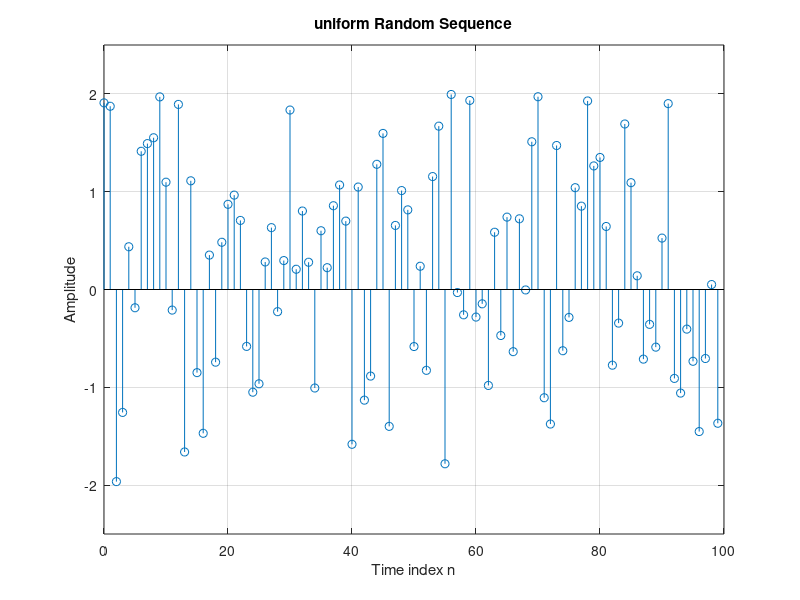

MATLAB code for this plot:
% Program Q1_26
% Generation of a uniform random sequence
% NOTE: if X is a random variable with mean zero
% and variance 1, then (aX + b) is a random variable
% with mean b and variance a^2. This follows from
% basic probability theory.
n = 0:99;
A = 2;
%rand('state',sum(100*clock)); % Obsolete syntax to "seed" the generator
rng('shuffle'); % new syntax to seed generator
%
% rand(1,100) is uniform in [0,1]
% rand(1,100)-0.5 is uniform in [-0.5,0.5]
% 4*(rand(1,100)-0.5) is uniform in [-2,2]
x = 2*A*(rand(1,length(n))-0.5);
clf; % Clear old graph
stem(n,x); % Plot the generated sequence
axis([0 length(n) -round(2*(A+0.5))/2 round(2*(A+0.5))/2]);
grid; 
title('uniform Random Sequence');
xlabel('Time index n');
ylabel('Amplitude');
axis;
